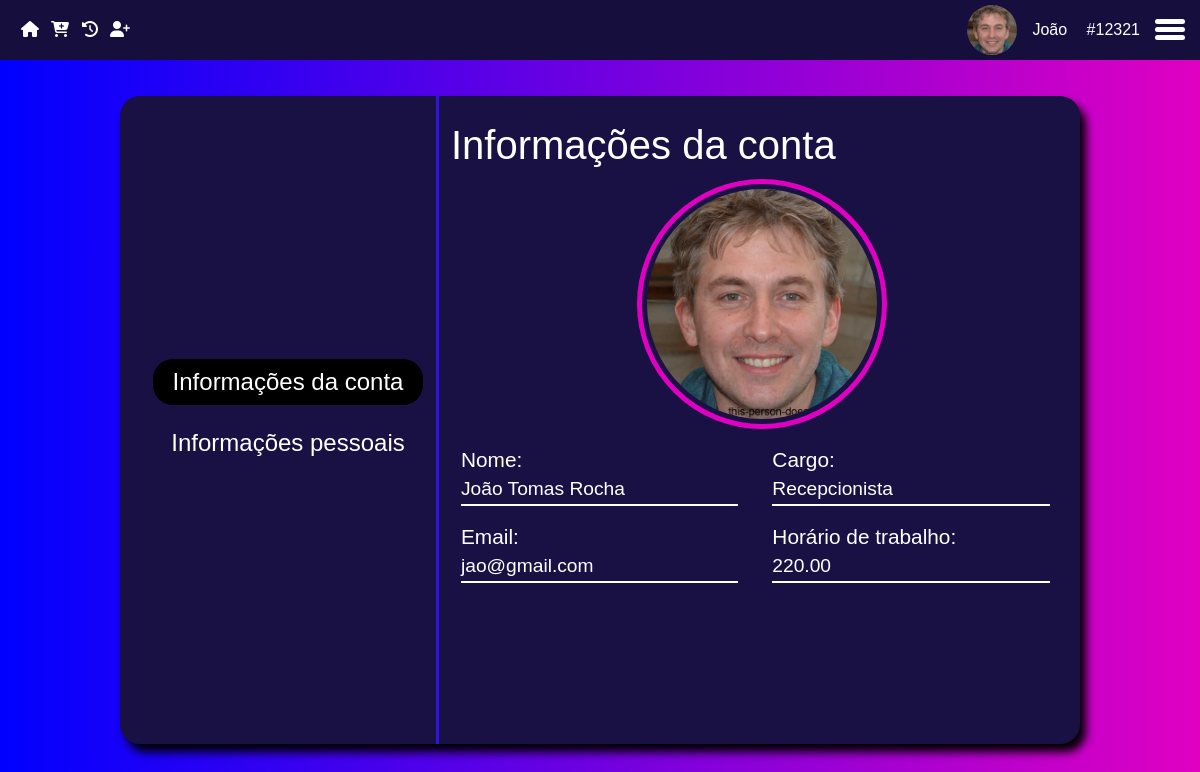
Screenshot of /Caixa/app/configuracoes/informacoes.php (signed in) with the database file from the repository.
### tables this page shows
CREATE TABLE IF NOT EXISTS `funcionarios` (
  `id_func` int NOT NULL AUTO_INCREMENT,
  `id_tipo` int NOT NULL,
  `nome` varchar(255) NOT NULL,
  `cpf_func` char(14) NOT NULL,
  `dta_nasc` date NOT NULL,
  `sexo` varchar(10) NOT NULL,
  `dta_admissao` date NOT NULL,
  `dta_demissao` date DEFAULT NULL,
  `religiao` varchar(50) DEFAULT NULL,
  `tipo_sanguineo` varchar(3) NOT NULL,
  `tel` char(15) NOT NULL,
  `tel_emergencia` char(15) NOT NULL,
  `ctps` char(14) DEFAULT NULL,
  `pis` char(14) DEFAULT NULL,
  `tit_eleitor` char(16) NOT NULL,
  `reservista` char(3) DEFAULT NULL,
  `vr` float(10,2) DEFAULT NULL,
  `vt` float(10,2) DEFAULT NULL,
  `comissao` float(10,2) NOT NULL,
  `conta_bancaria` varchar(50) NOT NULL,
  `habilitado` varchar(10) DEFAULT NULL,
  `email_adm` varchar(100) NOT NULL,
  `senha_adm` varchar(100) NOT NULL,
  `avatar` varchar(50) DEFAULT NULL,
  PRIMARY KEY (`id_func`),
  UNIQUE KEY `cpf_func` (`cpf_func`),
  UNIQUE KEY `tit_eleitor` (`tit_eleitor`),
  UNIQUE KEY `email_adm` (`email_adm`),
  UNIQUE KEY `conta_bancaria` (`conta_bancaria`),
  UNIQUE KEY `ctps` (`ctps`),
  UNIQUE KEY `pis` (`pis`),
  KEY `id_tipo` (`id_tipo`),
  CONSTRAINT `funcionarios_ibfk_1` FOREIGN KEY (`id_tipo`) REFERENCES `tipo` (`id_tipo`) ON DELETE CASCADE ON UPDATE CASCADE
);

CREATE TABLE IF NOT EXISTS `tipo` (
  `id_tipo` int NOT NULL AUTO_INCREMENT,
  `cargo` varchar(50) NOT NULL,
  `sal_hora` float(10,2) NOT NULL,
  `carga_horaria` float(10,2) NOT NULL,
  `salario` float(10,2) NOT NULL,
  PRIMARY KEY (`id_tipo`)
);

### Caixa/app/configuracoes/informacoes.php (the view, shortened to what this page needs)
<?php
include_once(__DIR__ . '/../../PHP/conn.php');
$nomeFunc = $_SESSION['nome'];
$idFunc = $_SESSION['id_func'];
$parts = explode(" ", $nomeFunc);
$primeiroNome = $parts[0];
$avatar = '../../../imgbd/' . $_SESSION['avatarSession'];
$DadosUser = $sql->query("SELECT * FROM funcionarios WHERE id_func = $idFunc");
if($DadosUser -> num_rows > 0){
        $DadosUser = mysqli_fetch_assoc($DadosUser);
        $Nome = $DadosUser ['nome'];
        $id_tipo = $DadosUser ['id_tipo'];
        $Email = $DadosUser ['email_adm'];
        $avatarFunc = $DadosUser['avatar'];
        $avatar = '../../../imgbd/' . $avatarFunc;
        $DadosCargo = $sql->query("SELECT cargo, carga_horaria FROM tipo WHERE id_tipo = $id_tipo");
        if ($DadosCargo ->num_rows > 0){
            if ($DadosCargo){
                $DadosCargos = mysqli_fetch_assoc($DadosCargo);
                if($DadosCargos){
                    $cargo = $DadosCargos['cargo'];
                    $cargaHora = $DadosCargos['carga_horaria'];
                }else{
                    $cargo = "Cargo não encontrado";
                    $cargaHora = "Carga Horaria não encontrada";
                }
            }
        }else{
        }
    }
?>
<!DOCTYPE html>
<html lang="pt-br">
<head>
    <link href="https://cdn.jsdelivr.net/npm/bootstrap@5.3.0-alpha3/dist/css/bootstrap.min.css" rel="stylesheet"
>
    <link rel="stylesheet" href="../../assets/css/menu.css">
    <link rel="stylesheet" href="../../assets/css/configuracoes/config.css">
</head>
<body>
    <div class="fundo">
    <header>
            <nav class="menuArea">
                <span>
                    <a href="../pagina-inicial/home.php">
                        <i class="fa-solid fa-house" style="color: #ffffff;"></i>
                    </a>
                </span>
                <span>
                    <a href="../novo-pedido/novo-pedido.php">
                        <i class="fa-solid fa-cart-plus" style="color: #ffffff;"></i>
                    </a>
                </span>
                <span>
                    <a href="../comandas-abertas/comandas-abertas.php">
                        <i class="fa-solid fa-clock-rotate-left" style="color: #ffffff;"></i>
                    </a>
                </span>
                <span>
                    <a href="../area-do-cliente/area-do-cliente.php">
                        <i class="fa-solid fa-user-plus" style="color: #ffffff;"></i>
                    </a>
                </span>
            </nav>
            <aside class="sidebar-header">
                <img class="logo-img" src="<?php echo $avatar; ?>" alt="Foto do usuário">
                <span class="dados">
                    <span class="nome"><?php echo $primeiroNome; ?></span>
                    <span class="id">#<?php echo $idFunc; ?></span>
                </span>
                <div class="hamburger-menu">
                    <label for="checkbox-menu">
                        <span></span>
                        <span></span>
                        <span></span>
                    </label>
                </div>
            </aside>
        </header>
        <main class="main">
            <div class="fundoMain">
                <div class="row rows">
                    <div class="col-4 menuTopics">
                        <ul class="configMenu">
                            <li>
                                <span class="infoConta activeConfig">Informações da conta</span>
                            </li>
                            <li>
                                <span class="infoPessoais">Informações pessoais</span>
                            </li>
                        </ul>
                    </div>
                    <div class="col-8 info">
                        <h1>Informações da conta</h1>
                        <div class="menuOptionConfig">
                            <picture>
                                <img src="<?php echo $avatar ?>" alt="">
                            </picture>
                            <div class="row infoItens">
                                <div class="camposConfig col">
                                    <div>Nome:</div>
                                    <p><?php echo $Nome; ?></p>
                                </div>
                                <div class="camposConfig col">
                                    <div>Cargo:</div>
                                    <p><?php echo $cargo; ?></p>
                                </div>
                            </div>
                            <div class="row infoItens">
                                <div class="camposConfig col">
                                    <div>Email:</div>
                                    <p><?php echo $Email; ?></p>
                                </div>
                                <div class="camposConfig col">
                                    <div>Horário de trabalho:</div>
                                    <p><?php echo $cargaHora; ?></p>
                                </div>
                            </div>
                        </div>
                    </div>
                </div>
            </div>
        </main>
    </div>
</body>
</html>

### Caixa/assets/css/menu.css (style rules this page uses)
:root { --rosa: #E000C2; --azulClaro: #07E8FF; --azul: #0000FF; --azulEscuro: #191143; --azulDiferenciado: #3214E1; }
* { box-sizing: border-box; }
body { margin: 0; font-family: sans-serif; color: #fff; }
.fundo { position: absolute; background-image: linear-gradient(to left, var(--rosa), var(--azul)); width: 100%; height: 100%; }
header { background-color: rgb(22, 15, 62); width: 100%; height: 60px; display: flex; justify-content: space-between; align-items: center; }
.menuArea { display: block; margin-left: 15px; }
.menuArea { height: 100%; display: flex; align-items: center; }
.menuArea span { height: 100%; width: 30px; border-radius: 10px; display: flex; align-items: center; justify-content: center; transition: .3s; }
.menuArea span a { color: #fff; }
.sidebar-header { display: flex; align-items: center; margin-right: 15px; }
.logo-img { margin-right: 15px; width: 50px; height: 50px; border-radius: 50%; object-fit: cover; transition: .4s; }
.nome, .id { margin-right: 15px; }
.hamburger-menu { height: 100%; display: flex; align-items: center; justify-content: center; }
label { cursor: pointer; position: relative; display: block; height: 22px; width: 30px; }
label span { position: absolute; display: block; height: 5px; width: 100%; border-radius: 30px; background: #fff; transition: 0.25s ease-in-out; }
label span:nth-child(1) { top: 0; }
label span:nth-child(2) { top: 8px; }
label span:nth-child(3) { top: 16px; }

### Caixa/assets/css/configuracoes/config.css (style rules this page uses)
main { height: 90vh; display: flex; align-items: center; }
.fundoMain { display: block; background-color: var(--azulEscuro); box-shadow: 6px 8px 10px #000; margin-top: 5px; border-radius: 20px; height:90%; width: 80%; margin: auto; }
.rows { height: 100%; }
.menuTopics { display: flex; align-items: center; justify-content: center; }
.configMenu>li { list-style-type: none; font-size: 1.5em; margin: 15px 0px; }
.infoItens { width: 100%; margin-top: 15px }
.camposConfig div { font-size: 1.3em; margin-left: 10px; }
.camposConfig p { border-bottom: 2px solid #fff; font-size: 1.2em; margin-left: 10px; margin-bottom: 0; }
.info { display: block; border-left: 3px solid var(--azulDiferenciado); height: 100%; }
.info h1 { margin-top: 25px; }
.configMenu a, .configMenu span { display: block; color: #fff; text-decoration: none; text-align: center; width: 270px; border-radius: 20px; padding: 5px; }
.activeConfig, .configMenu a:hover, .configMenu span:hover { background-color: #000; cursor: pointer; }
.activeConfig { cursor: default; }
.menuOptionConfig { margin-top: 10px; width: 99%; }
.menuOptionConfig img { display: block; margin: auto; padding: 5px; width: 250px; height: 250px; border-radius: 50%; object-fit: cover; border: 5px solid var(--rosa); }
.menuOptionConfig { overflow: auto; height: 80%; }

### rows the page displays
funcionarios: avatar (picture), nome "João Tomas Rocha", email_adm "jao@gmail.com"
tipo: cargo "Recepcionista", carga_horaria "220.00"

### other values shown
$primeiroNome "João"
$idFunc "12321"
